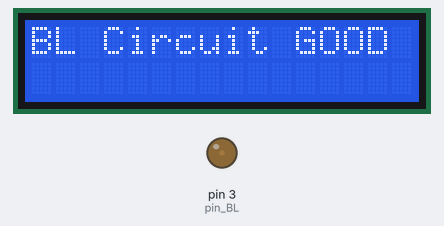
Simulated run of this sketch. Board: Arduino Uno, built with avr-gcc and run on an emulated ATmega328P. On the bench: 16×2 character LCD, output pins drawn as LEDs (lit = HIGH).

Above: at 0.81 s.
At 3.1 s:
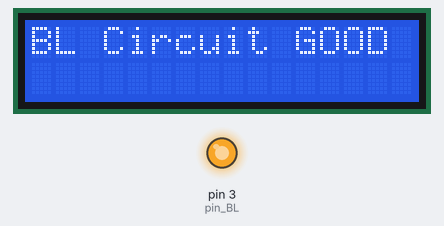
Timing chart, 0 to 40.0 s (numbered marks = the images above):
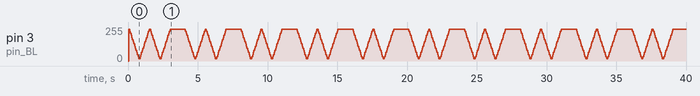

Measured:
- by itself, pin 3 (pin_BL): moves between 16/255 and 240/255, repeating every 4.0 s

The sketch:

LCDKeypadCheck.ino
```cpp
/*
 * sketch to test lcd keypad shields for bad backlight circuitry
 *
 * See this Arduino forum thread for a discussion about the isue:
 * http://forum.arduino.cc//index.php?topic=96747
 *
 * To use, fill in the proper pin assignements if they are different
 * from below.
 *
 * upload the sketch.
 * The LCD display will show whether the backlight circuit is good/bad.
 *
 * If the sketch shows that the backlight hardware is bad, all is not
 * lost, the shield can still be used and the backlight can still
 * be controlled. Just keep in mind that unless the hardware is
 * modified/repaired some precautions must be taken when controlling the backlight.
 * The main thing is that pin should never be set to HIGH.
 * This means that PWM or analogWrite() cannot be used to dim the backlight.
 *
 * If you are happy with the backlight on all the time, then nothing needs to be done.
 * A simple software only solution for backlight on/off control
 * is to set the backlight pin to INPUT to turn on
 * the backlight and set the backlight pin to OUTPUT mode to turn the backlight off.
 *
 * You can also grab and use the SafeBLon()/SafeBLoff() macros below in your sketch
 * to turn the backlight on/off.
 * These macros will work regardless of the BL circuit.
 *
 * Created by Bill Perry 2013-10-29
 * bperrybap@opensource.billsworld.billandterrie.com
 *
 */

// include the Liquid Crystal library code:
#include <LiquidCrystal.h>

// initialize the library with the numbers of the interface pins
const int pin_RS = 8; // arduino pin wired to LCD RS
const int pin_EN = 9; // arduino pin wired to LCD EN
const int pin_d4 = 2; // arduino pin wired to LCD d4
const int pin_d5 = 5; // arduino pin wired to LCD d5
const int pin_d6 = 6; // arduino pin wired to LCD d7
const int pin_d7 = 7; // arduino pin wired to LCD d8

const int pin_BL = 3; // arduino pin wired to LCD backlight circuit

  LiquidCrystal lcd( pin_RS,  pin_EN,  pin_d4,  pin_d5,  pin_d6,  pin_d7);
  // LiquidCrystal lcd( 8,  9,  2,  5,  6,  7);


/*
 * Macros to safely turn on the backlight even with back BL hardware
 * These assume that the BL pin is not touched or used after RESET other
 * that by these macros.
 */

#define SafeBLon(pin) pinMode(pin, INPUT)
#define SafeBLoff(pin) pinMode(pin, OUTPUT)

int status;

void setup()
{
	// set up the LCD's number of columns and rows:
	lcd.begin(16, 2);

	status = pinTest(pin_BL); // only run the actual test once
}

void loop()
{

	lcd.clear();
	if(status)
	{
		/*
		 * Shield has BL circuit issue
	 	 */
		lcd.print("BL Circuit BAD");
		safeBlink(pin_BL, 5); // safely blink the backlight
	}
	else
	{
		/*
		 * Shield is OK (no BL circuit issue)
	 	 */
		lcd.print("BL Circuit GOOD");
		softBlink(pin_BL, 2); // soft blink the backlight (uses PWM)
	}

	delay(1000);
}

/*
 * Function to test a backlight pin
 * Returns non-zero if test fails (bad circuit design)
 */
int pinTest(int pin)
{
int val;

	/*
	 * Check to see if there
	 * is a problem in the backlight circuit
	 * So far, the "broken" designs connected D10
	 * directly to the base of a NPN transistor,
	 * this will cause a short when D10 is set to HIGH
	 * as there is no current limiting resistor in the path
	 * between D10 to the base and the emitter to ground.
	 */

	/*
	 * Set the  pin to an input with pullup disabled.
	 * This should be safe on all shields.
	 * The reason for the digitalWrite() first is that
	 * only the newer Arduino cores disable the pullup
	 * when setting the pin to INPUT.
	 * On boards that have a pullup on the transistor base,
	 * this should cause the backlight to be on.
	 */
	digitalWrite(pin, LOW);
	pinMode(pin, INPUT);

	/*
	 * Set the backlight pin to an output.
	 * since the pullup was turned off above by
	 * setting the pin to input mode,
	 * it should drive the pin LOW which should
	 * be safe given the known design flaw.
	 */
	pinMode(pin, OUTPUT);


	/*
 	 * Set the backlight pin to HIGH
	 * NOTE: This is NOT a safe thing to do
	 * on the broken designs. The code will minimize
	 * the time this is done to prevent any potential damage.
	 */

	digitalWrite(pin, HIGH);


	/*
	 * Now read back the pin value to
	 * See if a short is pulling down the HIGH output.
	 */

	delayMicroseconds(5); // give some time for the signal to droop

	val = digitalRead(pin); // read the level on the pin

	/*
 	 * Restore the pin to a safe state
	 * Input with pullup turned off
	 */
	digitalWrite(pin, LOW);
	pinMode(pin, INPUT);

	/*
	 * If the level read back is not HIGH
	 * Then there is a problem because the pin is
	 * being driven HIGH by the AVR.
	 */
	if (val != HIGH)
		return(-1); // test failed
	else
		return(0); // all is ok.
}

void safeBlink(int pin, int count)
{
	/*
	 * Safely blink the backlight on LCD shields that have
	 * broken BL hardware
	 * Uses the SafeBL macros defined above.
	 */

	while(count--)
	{
		delay(200);
		SafeBLoff(pin); // turn on the backlight (safe to use for all shields)
		delay(50);
		SafeBLon(pin); // turn off the backlight (safe to use for all shields)
	}
}

/*
 * soft blink the backlight.
 * NOTE: this should not be used on a shield
 * with a bad backlight circuit
 */
void softBlink(int pin, int count)
{
	// soft blink the backlight by ramping down then back up
	pinMode(pin, OUTPUT);
	for(int times = 0; times < count; times++)
	{
		for(int x = 1; x < 16; x++)
		{
			analogWrite(pin, 256-x * 16);
			delay(50);
		}
		for(int x = 1; x < 16; x++)
		{
			analogWrite(pin, x * 16);
			delay(50);
		}
	}
}
```
